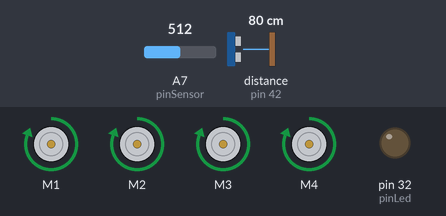
The sketch below on a simulated Arduino Mega 2560, built with avr-gcc and run on an emulated ATmega2560. Shown: 4 × DC motor (green arrow = forward, orange = backward, longer = faster), output pins drawn as LEDs (lit = HIGH). Wiring (inferred from the names in the program): ultrasonic range finder: trigger pin 44; echo pin 42. The inputs (shaded band) are chosen by the test bench; at power-on: distance to the obstacle (sensor on pin 42) 80 cm, A7 (pinSensor) = 512. The echo pulse lasts 58.3 µs per cm; pins used as bus, display or sensor lines are not drawn.

Above: at 1.2 s.
1.3 s: distance to the obstacle (sensor on pin 42) set to 12 cm
2.8 s: distance to the obstacle (sensor on pin 42) set to 9 cm
At 5.2 s:
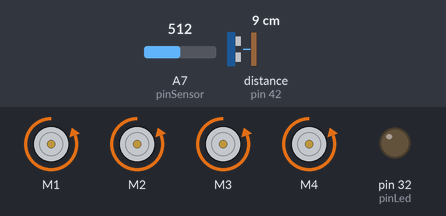
At 8.3 s:
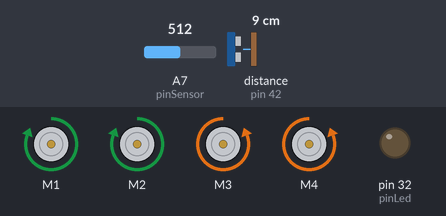
Timing chart, 0 to 14.3 s (numbered marks = the images above; inputs shaded):
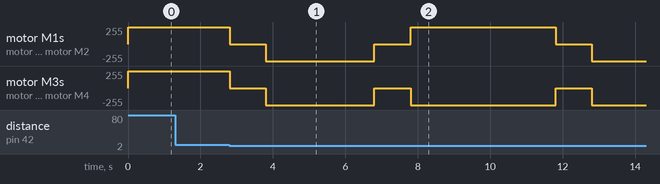

Measured:
- the behaviour switches between 11 and 10 cm on distance to the obstacle (sensor on pin 42) (found by bisection; images 0 and 1)
- after the input at 1.3 s, every drawn part: stays the same
- after the input at 2.8 s, motor M1, motor M2: forward 255/255 → stopped at once, → backward 255/255 1.0 s later, → stopped 3.0 s later, → forward 255/255 1.0 s later, … (6 changes in this stretch); motor M3, motor M4: goes stopped 1.0 s, backward 255/255 3.0 s, stopped 1.0 s, backward 255/255 4.0 s, stopped 1.0 s, then backward 255/255, starting at once

The sketch:

main.ino
```cpp
#include "LedSensor.hpp"
#include "UltrasonicSensor.hpp"
#include "Wheels.hpp"

/**
* Autor: Alexandre Yuji Kajihara e Clodoaldo Basaglia da Fonseca
* Descrição: invocação dos métodos presentes nas bibliotecas, que fazem com que o carro se movimente,
* mude de orientação caso tenha um algo muito perto dele e caso esteja escuro que acenda o led.
* Data de criação: 04/04/2018
* Data de atualização: 06/04/2018
**/

/* Declaração de variáveis relacionadas ao sensores */
LedSensor ledSensor;
UltrasonicSensor ultrasonicSensor;
Wheels wheels;

void setup(){
  /* Inicializa o led */
  ledSensor.initializeLed();

  /* Inicializa o sensor ultrasônico */
  ultrasonicSensor.initializeUltrasonic();
}

void loop(){
  /* Faz a leitura do sensor de distância */
  long distancia = ultrasonicSensor.readUltrasonicSensor();

  /* Faz a leitura do sensor de luminosidade */
  if(ledSensor.readLedSensor() < 250)
    ledSensor.onLed();
  else
    ledSensor.offLed();

  /* Caso a distância lida for menor de 10 cm */
  if(distancia < 10){
    /* Os motores param */
    wheels.wheelsStop();

    /* Os motores começam a se movimentar no sentido anti-horário */
    wheels.wheelsBack();

    /* Os motores param */
    wheels.wheelsStop();

    /* Dois motores movimentam no sentido horário e os demais no sentido anti-horário */
    wheels.wheelsRotate();

  /* Caso a distância lida for maior que 10 cm */
  } else if(distancia > 10){
    /* Os motores começam a se movimentar no sentido horário */
    wheels.wheelsFront();
  }

} //end loop
```

LedSensor.cpp
```cpp
#include "LedSensor.hpp"

/**
* Autor: Clodoaldo Basaglia da Fonseca
* Descrição: implementação dos métodos relacionados ao sensor de luminosidade e ao led.
* Data de criação: 04/04/2018
* Data de atualização: 06/04/2018
**/

/**
* O método initializeLed(void), basicamente coloca o led que no pino digital 32 como OUTPUT.
* @param void, nenhum parâmetro.
* @return void, não retorna nada.
*/
void LedSensor :: initializeLed(void){
  pinMode(pinLed, OUTPUT);
}

/**
* O método onLed(void), faz com que o led no pino digital 32 ligue.
* @param void, nenhum parâmetro.
* @return void, não retorna nada.
*/
void LedSensor :: onLed(void){
  digitalWrite(pinLed, HIGH);
}

/**
* O método offLed(void), faz com que o led no pino digital 32 desligue.
* @param void, nenhum parâmetro.
* @return void, não retorna nada.
*/
void LedSensor :: offLed(void){
  digitalWrite(pinLed, LOW);
}

/**
* O método offLed(void), retorna o valor lido pelo sensor de luminosidade
* que está presente no pino analógico 7.
* @param void, nenhum parâmetro.
* @return analogRead(pinSensor), é um inteiro com o valor lido pelo sensor de luminosidade.
*/
int LedSensor :: readLedSensor(void){
  return analogRead(pinSensor);
}
```

LedSensor.hpp
```cpp
#ifndef LEDSENSOR_H
#define LEDSENSOR_H

/**
* Autor: Clodoaldo Basaglia da Fonseca
* Descrição: definição de alguns valores necessários para se utilizar o sensor de luminosidade e o de led,
* a inclusão de biblioteca, para poder utilizar o pinMode, etc. e os protótipos dos métodos.
* Data de criação: 04/04/2018
* Data de atualização: 06/04/2018
**/

/* Biblioteca para utilizar funções e define como: pinMode, OUTPUT */
#include <Arduino.h>

/* O led está conectado na porta digital 32 do arduino */
#define pinLed 32

/* O sensor de luminosidade está conectado na porta analógica 7 do arduino */
#define pinSensor 7

class LedSensor{
  public:
    /* Protótipo dos métodos */
    void initializeLed(void);
    void onLed(void);
    void offLed(void);
    int readLedSensor(void);
};

#endif /* LEDSENSOR_H */
```

UltrasonicSensor.cpp
```cpp
#include "UltrasonicSensor.hpp"

/**
* Autor: Clodoaldo Basaglia da Fonseca
* Descrição: implementação dos métodos relacionados ao sensor ultrasônico.
* Data de criação: 04/04/2018
* Data de atualização: 06/04/2018
**/

/**
* O método initializeUltrasoniczeLed(void), basicamente coloca o trigger do sensor
* (que envia o sinal) no pino digital 44 como OUTPUT e o echo (que é o sinal de retorno)
* no pino digital 42 como INPUT.
* @param void, nenhum parâmetro.
* @return void, não retorna nada.
*/
void UltrasonicSensor :: initializeUltrasonic(void){
  /* Pino de enviar o sinal */
  pinMode(pinTrigger, OUTPUT);

  /* Pino de retorno de sinal */
  pinMode(pinEcho, INPUT);
}

/**
* O método readUltrasonicSensor(void), envia um sinal e recebe um o sinal de retorno
* e através de um cálculo retorna a distância do objeto em relação ao carro.
* @param void, nenhum parâmetro.
* @return (duracao / 2) / 29.1, que é um long com a distância do objeto em relação ao carro.
*/
long UltrasonicSensor :: readUltrasonicSensor(void){
  /* Pino de enviar o sinal fica no comprimento de onda baixo */
  digitalWrite(pinTrigger, LOW);
  delayMicroseconds(2);

  /* Pino de enviar o sinal fica no comprimento de onda alto */
  digitalWrite(pinTrigger, HIGH);
  delayMicroseconds(10);

  /* Pino de enviar o sinal fica no comprimento de onda alto */
  digitalWrite(pinTrigger, LOW);

  /* Pega a duração do valor do sinal de retorno */
  long duracao = pulseIn(pinEcho, HIGH);

  /* Retorna a distância */
  return (duracao / 2) / 29.1;
}
```

UltrasonicSensor.hpp
```cpp
#ifndef ULTRASONICSENSOR_H
#define ULTRASONICSENSOR_H

/**
* Autor: Clodoaldo Basaglia da Fonseca
* Descrição: definição de alguns valores necessários para se utilizar o sensor ultrasônico,
* a inclusão de biblioteca, para poder utilizar o pinMode, etc. e os protótipos dos métodos.
* Data de criação: 04/04/2018
* Data de atualização: 06/04/2018
**/

/* Biblioteca para utilizar funções e define como: pinMode, OUTPUT */
#include <Arduino.h>

/* É o pino que envia o sinal */
#define pinTrigger 44

/* É o pino que recebe o sinal */
#define pinEcho 42


class UltrasonicSensor{
  public:
    /* Protótipo dos métodos */
    void initializeUltrasonic(void);
    long readUltrasonicSensor(void);
};

#endif /* ULTRASONICSENSOR_H */
```

Wheels.cpp
```cpp
#include "Wheels.hpp"

/* Definição dos motores do chassi */
AF_DCMotor motor1(WHEEL_ONE);
AF_DCMotor motor3(WHEEL_THREE);
AF_DCMotor motor2(WHEEL_TWO);
AF_DCMotor motor4(WHEEL_FOUR);

/**
* Autor: Clodoaldo Basaglia da Fonseca
* Descrição: implementação dos métodos relacionados aos motores do chassi.
* Data de criação: 04/04/2018
* Data de atualização: 06/04/2018
**/

/**
* O método wheelsFront(void), faz os motores se movimentarem no sentido horário,
* consequentemente fazem as mesmas se movimentarem para frente.
* @param void, nenhum parâmetro.
* @return void, não retorna nada.
*/
void Wheels :: wheelsFront(void){
     /* Velocidade recebe o valor máximo */
     motor1.setSpeed(SPEED_MAX);
     motor2.setSpeed(SPEED_MAX);
     motor3.setSpeed(SPEED_MAX);
     motor4.setSpeed(SPEED_MAX);

     /* Motores rotacionam no sentido horário */
     motor1.run(FORWARD);
     motor2.run(FORWARD);
     motor3.run(FORWARD);
     motor4.run(FORWARD);
}

/**
* O método wheelsStop(void), faz com que os motores parem e consequentemente
* fazendo com que o chassi não saia do lugar.
* @param void, nenhum parâmetro.
* @return void, não retorna nada.
*/
void Wheels :: wheelsStop(void){
    /* Velocidade recebe o valor mínimo */
     motor1.setSpeed(SPEED_STOPPED);
     motor2.setSpeed(SPEED_STOPPED);
     motor3.setSpeed(SPEED_STOPPED);
     motor4.setSpeed(SPEED_STOPPED);

     /* Motores param de funcionar */
     motor1.run(RELEASE);
     motor2.run(RELEASE);
     motor3.run(RELEASE);
     motor4.run(RELEASE);

     /* Dá uma atraso de um segundos */
     delay(1000);
}

/**
* O método wheelsBack(void), faz os motores se movimentarem no sentido anti-horário,
* consequentemente fazem as mesmas se movimentarem para trás.
* @param void, nenhum parâmetro.
* @return void, não retorna nada.
*/
void Wheels :: wheelsBack(void){
     /* Velocidade recebe o valor máximo */
     motor1.setSpeed(SPEED_MAX);
     motor2.setSpeed(SPEED_MAX);
     motor3.setSpeed(SPEED_MAX);
     motor4.setSpeed(SPEED_MAX);

     /* Motores rotacionam no sentido anti-horário */
     motor1.run(BACKWARD);
     motor2.run(BACKWARD);
     motor3.run(BACKWARD);
     motor4.run(BACKWARD);

     /* Dá uma atraso de três segundos */
     delay(3000);
}

/**
* O método wheelsBack(void), faz com que metade dos motores rotacionem no sentido horário
* e as demais no sentido anti-horário, consequentemente o chassi irá rotacionar.
* @param void, nenhum parâmetro.
* @return void, não retorna nada.
*/
void Wheels :: wheelsRotate(void){
    /* Velocidade recebe o valor máximo */
    motor1.setSpeed(SPEED_MAX);
    motor2.setSpeed(SPEED_MAX);
    motor3.setSpeed(SPEED_MAX);
    motor4.setSpeed(SPEED_MAX);

    /* Metade dos motores rotacionam no sentido anti-horário e a outra rotaciona no sentido horário */
    motor1.run(FORWARD);
    motor2.run(FORWARD);
    motor3.run(BACKWARD);
    motor4.run(BACKWARD);

    /* Dá uma atraso de quatro segundos */
    delay(4000);
}
```

Wheels.hpp
```cpp
#ifndef WHEELS_H
#define WHEELS_H

/**
* Autor: Clodoaldo Basaglia da Fonseca
* Descrição: definição de alguns valores necessários para se utilizar o shield com os motores,
* a inclusão de biblioteca, para poder utilizar o pinMode, etc. e os protótipos dos métodos.
* Data de criação: 04/04/2018
* Data de atualização: 06/04/2018
**/

/* Biblioteca para usar os delays */
#include <Arduino.h>

/* Biblioteca relacionada ao shield do motor */
#include <AFMotor.h>

/* Definição dos motores */
#define WHEEL_ONE 1
#define WHEEL_TWO 2
#define WHEEL_THREE 3
#define WHEEL_FOUR 4

/* Definição da velocidade */
#define SPEED_MAX 0xFF
#define SPEED_STOPPED 0x00

class Wheels{
	public:
    /* Protótipo dos métodos */
    void wheelsFront(void);
    void wheelsStop(void);
    void wheelsBack(void);
    void wheelsRotate(void);
};

#endif /* WHEELS_H */
```
